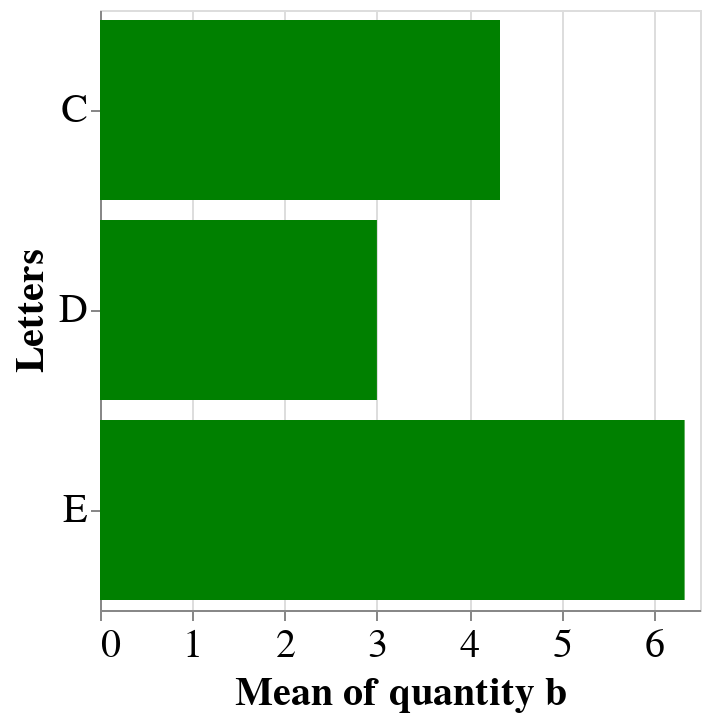

Notebook code for this chart:
### Markdown cell above
The properties of marks can be configured by passing keyword arguments to the `mark_*()` methods; for example, any named HTML color is supported:

### Code cell
alt.Chart(data).mark_bar(color='green').encode(
    alt.Y('Letters:N'),
    alt.X('mean(Numbers):Q', axis=alt.Axis(title='Mean of quantity b'))
)

### Figure 1 — Vega-Lite specification as saved in the notebook (floating-point values rounded to 4 significant figures)
{"height": 300, "config": {"style": {"circle": {"size": 400}, "point": {"size": 400}, "square": {"size": 400}}, "legend": {"symbolSize": 20, "titleFontSize": 20, "labelFontSize": 20}, "axis": {"titleFontSize": 20, "labelFontSize": 20}}, "data": {"name": "data-e1f27bdda7bfd6fed066714f7c229752"}, "mark": {"type": "bar", "color": "green"}, "encoding": {"x": {"type": "quantitative", "aggregate": "mean", "axis": {"title": "Mean of quantity b"}, "field": "Numbers"}, "y": {"type": "nominal", "field": "Letters"}}, "$schema": "https://vega.github.io/schema/vega-lite/v4.0.2.json", "datasets": {"data-e1f27bdda7bfd6fed066714f7c229752": [{"Letters": "C", "Numbers": 2}, {"Letters": "C", "Numbers": 7}, {"Letters": "C", "Numbers": 4}, {"Letters": "D", "Numbers": 1}, {"Letters": "D", "Numbers": 2}, {"Letters": "D", "Numbers": 6}, {"Letters": "E", "Numbers": 8}, {"Letters": "E", "Numbers": 4}, {"Letters": "E", "Numbers": 7}]}}
